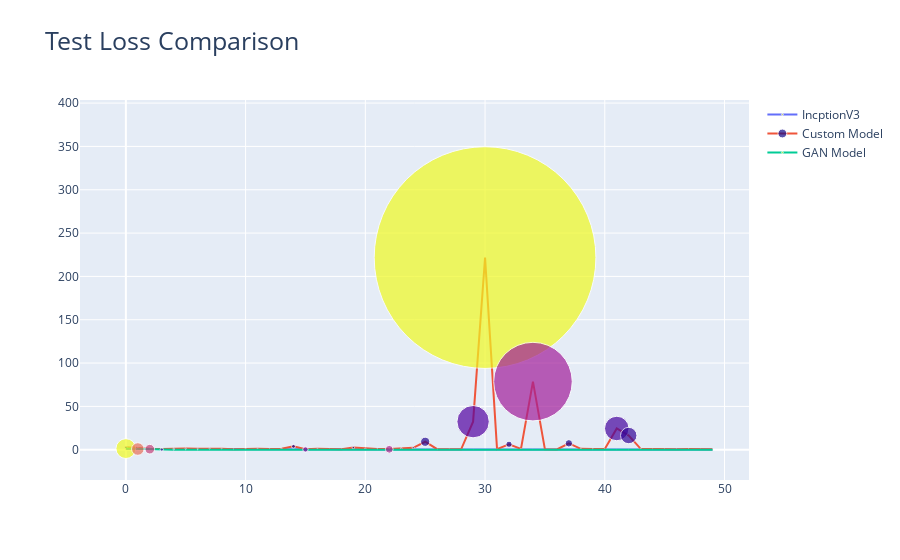

Notebook code for this chart:
### Code cell
fig = go.Figure(data=go.Scatter(
    y=history_model_InceptionV3.history["val_loss"],
    mode='lines+markers',
    marker=dict(size=np.array(history_model_InceptionV3.history["val_loss"]),
                color=np.array(history_model_InceptionV3.history["val_loss"])*50),
    name="IncptionV3"
))


fig.add_trace(go.Scatter(
    y=history_custom_model.history["val_loss"],
    mode='lines+markers',
    marker=dict(size=np.array(history_custom_model.history["val_loss"]),
                color=np.array(history_custom_model.history["val_loss"])*50),
    name="Custom Model"
))

fig.add_trace(go.Scatter(
    y=gan_loss,
    mode='lines+markers',
    marker=dict(size=np.array(gan_loss)*15,
                color=np.array(gan_loss)*50),
    name="GAN Model"
))


fig.update_layout(title=go.layout.Title(text="Test Loss Comparison",
                                        font=go.layout.title.Font(size=25)))

fig.show()
